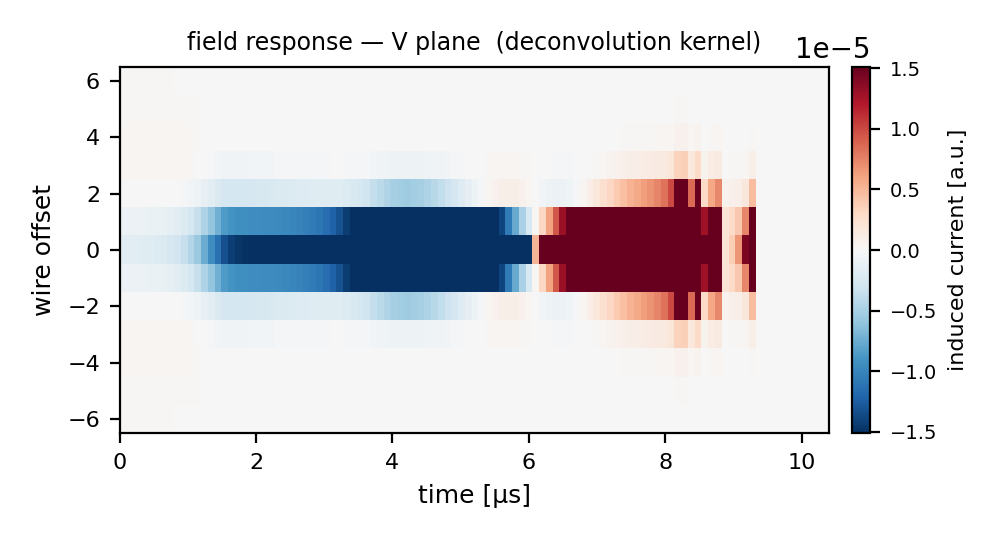
#> input picture pdhd/pics/nfsp_src/sp_decon_kernel_2d.png, 1000 x 540 px
$ python make_sp_chain_diagram.py
#> lines starting #> are read from the running program, lines starting #| are printed output that depends on the picture
### pdhd/pics/diagram_helpers.py
#!/usr/bin/env python3
"""Shared drawing helpers for the PDHD NF and SP algorithm diagrams.

16x9 "world" on a 19.2x10.8in figure => 1.2 in per world-unit on both axes,
so world units are physically square and placed inset images keep their aspect.
"""
import os
import numpy as np
from PIL import Image
import matplotlib
matplotlib.use("Agg")
import matplotlib.pyplot as plt
from matplotlib.patches import FancyBboxPatch, FancyArrowPatch, Circle

W, H = 16.0, 9.0
FIGIN = (19.2, 10.8)
INK = "#20242b"


class Canvas:
    def __init__(self):
        self.fig = plt.figure(figsize=FIGIN)
        self.fig.patch.set_facecolor("white")
        ov = self.fig.add_axes([0, 0, 1, 1])
        ov.set_xlim(0, W)
        ov.set_ylim(0, H)
        ov.axis("off")
        self.ov = ov

    # -- primitives --------------------------------------------------------
    # [20 lines left out: functions group_bg, box, not called in this run]

    def stack_box(self, cx, cy, w, h, lines, fc, ec, lw=2.0, gap=0.40):
        """Rounded box holding a vertical stack of individually-styled lines.

        lines: list of (text, fontsize, bold, color, italic).  Used for the
        I/O boxes so the physical name reads big and the WCT tag stays a small
        secondary line inside the same box.
        """
        self.ov.add_patch(FancyBboxPatch(
            (cx - w / 2, cy - h / 2), w, h,
            boxstyle="round,pad=0.02,rounding_size=0.14",
            linewidth=lw, edgecolor=ec, facecolor=fc, zorder=5))
        y = cy + (len(lines) - 1) / 2.0 * gap
        for txt, fs, bold, col, ital in lines:
            self.ov.text(cx, y, txt, ha="center", va="center", fontsize=fs,
                         fontweight="bold" if bold else "normal", color=col,
                         style="italic" if ital else "normal", zorder=6)
            y -= gap

    def algobox(self, cx, cy, w, h, title, bullets, fc, ec, tc=None,
                title_fs=12.5, bullet_fs=9.8, lw=2.0, dy=0.295):
        """Rounded box with a bold title band and bulleted sub-steps."""
        self.ov.add_patch(FancyBboxPatch(
            (cx - w / 2, cy - h / 2), w, h,
            boxstyle="round,pad=0.02,rounding_size=0.14",
            linewidth=lw, edgecolor=ec, facecolor=fc, zorder=5))
        self.ov.text(cx, cy + h / 2 - 0.27, title, ha="center", va="center",
                     fontsize=title_fs, fontweight="bold", color=tc or ec,
                     zorder=6)
        y = cy + h / 2 - 0.60
        for b in bullets:
            self.ov.text(cx - w / 2 + 0.22, y, b, ha="left", va="center",
                         fontsize=bullet_fs, color=INK, zorder=6)
            y -= dy

    def arrow(self, p0, p1, color, lw=2.6, ms=22, ls="-"):
        self.ov.add_patch(FancyArrowPatch(
            p0, p1, arrowstyle="-|>", mutation_scale=ms, linewidth=lw,
            color=color, linestyle=ls, shrinkA=2, shrinkB=2, zorder=4))

    def leader(self, p_from, p_to, color):
        self.ov.add_patch(FancyArrowPatch(
            p_from, p_to, arrowstyle="-", linewidth=1.4, color=color,
            alpha=0.85, linestyle=(0, (5, 3)), zorder=3))
        self.ov.add_patch(Circle(p_to, 0.055, color=color, zorder=6))

    def title(self, main, sub, my=8.60, sy=8.02, mfs=25, sfs=16.5):
        self.ov.text(W / 2, my, main, ha="center", va="center",
                     fontsize=mfs, fontweight="bold", color=INK)
        self.ov.text(W / 2, sy, sub, ha="center", va="center",
                     fontsize=sfs, color="#444")

    def footer(self, text):
        self.ov.text(W / 2, 0.30, text, ha="center", va="center",
                     fontsize=10.5, color="#8a8a8a")

    # -- image inset -------------------------------------------------------
    def place_image(self, path, cx, wd, yb, caption, target, color, box=None,
                    cap_fs=13.5):
        im = Image.open(path).convert("RGB")
        if box:
            w, h = im.size
            l, t, r, b = box
            im = im.crop((int(l * w), int(t * h), int(r * w), int(b * h)))
        iw, ih = im.size
        hd = wd * ih / iw
        ax = self.fig.add_axes([(cx - wd / 2) / W, yb / H, wd / W, hd / H])
        ax.imshow(np.asarray(im))
        ax.set_xticks([])
        ax.set_yticks([])
        for s in ax.spines.values():
            s.set_edgecolor(color)
            s.set_linewidth(1.8)
        self.ov.text(cx, yb - 0.20, caption, ha="center", va="top",
                     fontsize=cap_fs, color=color, fontweight="bold")
        if target is not None:
            self.leader((cx, yb + hd + 0.04), target, color)
        return hd

    def save(self, out_base):
        self.fig.savefig(out_base + ".png", dpi=200, facecolor="white")
        self.fig.savefig(out_base + ".pdf", facecolor="white")
        print("wrote", out_base + ".png / .pdf")

### pdhd/pics/make_sp_chain_diagram.py
#!/usr/bin/env python3
"""ProtoDUNE-HD Signal-Processing algorithm diagram — DNN-ROI chain (wide 16:9).

Draws the live production DNN-ROI signal-processing cascade
(wct-nf-sp-dnnroi.jsonnet / dnnroi_pp.jsonnet):

  raw{N} NF frame  (WCT tag raw{N} = the NF-cleaned ADC, i.e. "cooked")
   -> ① 2D deconvolution  (OmnibusSigProc: remove field+elec response, SP
        filters; also emits the ROI feature frames loose/tight LF, MP2/MP3)
   -> ② DNN-ROI           (DNNROIFinding + TorchService: a 6-channel CNN ROI
        finder; per-pixel score -> binary mask x decon_charge -> dnnsp)
   -> L1SPFilterPD        (per-ROI LASSO unipolar-induction correction, after DNN)
   -> SP frame (gauss{N}, wiener{N}) -> imaging

The DNN consumes the traditional SP ROI products as its input channels — it does
not delete the ROI finder, it makes the final ROI decision from those features.
MP2/MP3 protection is therefore ON in this chain.

Insets: 2D field-response kernel and a data raw->deconvolved waveform (both under
deconvolution), the real DNN-ROI event display (deconvolved charge -> CNN score),
and the L1SP bipolar/unipolar bases.

Output: pdhd/pics/pdhd_sp_chain.{png,pdf}
"""
import os
from diagram_helpers import Canvas

HERE = os.path.dirname(os.path.abspath(__file__))
SRC = os.path.join(HERE, "nfsp_src")

C_SP = "#1f4e9b"      # deconvolution
BG_SP = "#e8f0fb"
C_DNN = "#0f8a8a"     # DNN-ROI
BG_DNN = "#e2f3f3"
C_L1 = "#7a3fb0"      # L1SP correction
BG_L1 = "#f1eafa"
C_IN = "#3a3f47"      # input
BG_IN = "#eef1f5"
C_OUT = "#2e7d4f"     # charge output
BG_OUT = "#eaf5ee"
INK = "#20242b"


def main():
    c = Canvas()
    c.title("ProtoDUNE-HD Wire-Cell Signal Processing  ·  "
            "OmnibusSigProc → DNN-ROI → L1SP  (per APA)",
            r"$\mathrm{deconvolve}\ \frac{\mathrm{FFT}[\mathrm{raw}]\cdot "
            r"G_{\rm filter}(\omega)}{[\mathrm{FR}\ast E](\omega)}\ \rightarrow\ $"
            r"neural-network ROI $\rightarrow$ L1SP unipolar fit",
            mfs=21.5)

    ys = 6.20
    yb = 6.20
    # ---- input (NF output = SP input; same WCT tag as the NF slide) ------
    c.stack_box(1.30, ys, 2.00, 1.75, [
        ("NF-cleaned ADC", 14, True, C_IN, False),
        ("(input to SP)", 11.5, False, INK, False),
        ("WCT tag: raw{N}", 11, False, "#6b7178", True),
    ], BG_IN, C_IN, gap=0.42)

    # ---- ① 2D deconvolution --------------------------------------------
    c.algobox(4.05, yb, 3.45, 3.00,
              "① 2D deconvolution", [
                  "OmnibusSigProc:",
                  "• FFT(raw)  ÷  [FR ⊛ ColdElec](ω)",
                  "• × Wiener / Gaus & wire filter",
                  "• IFFT → decon charge + gauss",
                  "• + ROI feature frames",
                  "   (loose / tight LF, MP2 / MP3)",
              ], "white", C_SP, title_fs=14.5, bullet_fs=11, dy=0.42)

    # ---- ② DNN-ROI ------------------------------------------------------
    c.algobox(8.60, yb, 4.40, 3.00,
              "② DNN-ROI", [
                  "DNNROIFinding + TorchService:",
                  "• inputs: 6 SP channels (loose / tight",
                  "   LF, MP2 / MP3 ROI, decon_charge, gauss)",
                  "• CNN ROI finder — TorchScript .ts model",
                  "• per-pixel score → binary mask",
                  "• mask × decon_charge → dnnsp",
                  "• U+V via model · W = gauss · APA0: U only",
              ], BG_DNN, C_DNN, title_fs=15, bullet_fs=10.6, dy=0.375)

    # ---- L1SPFilterPD ---------------------------------------------------
    c.algobox(12.85, yb, 3.05, 3.00,
              "L1SPFilterPD", [
                  "after DNN-ROI, induction U/V:",
                  "• per-ROI LASSO fit —",
                  "   bipolar + unipolar bases",
                  "• adjacency expansion (≤3 hops)",
                  "• refine → gauss / wiener",
              ], BG_L1, C_L1, title_fs=14, bullet_fs=10.8, dy=0.46)

    # ---- output ---------------------------------------------------------
    c.stack_box(15.25, ys, 1.60, 1.65, [
        ("SP frame", 13.5, True, C_OUT, False),
        ("gauss / wiener", 11.5, False, INK, False),
        ("→ imaging", 11, False, C_OUT, True),
    ], BG_OUT, C_OUT, gap=0.44)

    # ---- spine arrows ----------------------------------------------------
    c.arrow((2.30, ys), (2.325, ys), C_IN)          # input -> ①
    c.arrow((5.775, yb), (6.375, yb), C_DNN)        # ① -> ②
    c.arrow((10.80, yb), (11.30, yb), C_L1)         # ② -> L1SP
    c.arrow((14.375, yb), (14.45, ys), C_OUT)       # L1SP -> output

    # ---- per-APA / plane note (MP is ON in the DNN chain) ----------------
    c.ov.text(8.0, 4.55,
              "W plane: standard SP gauss (no DNN).      APA0 specials: own "
              "field-response file · U↔V plane2layer swap · DNN-ROI on U only "
              "(V anomalous).", ha="center", va="center", fontsize=11.5,
              color="#8a8a8a", style="italic")

    # ---- insets (bottom row) --------------------------------------------
    # The regenerable insets (decon kernel, waveform) stay legible at smaller
    # width, so cede width to the two wide rasters — dnn_roi is a baked crop
    # whose internal text only grows with placement size, and l1sp is now a
    # fresh large-font panel.
    ybi = 1.35
    c.place_image(os.path.join(SRC, "sp_decon_kernel_2d.png"), 1.90, 2.95, ybi,
                  "field-response kernel (V)", (4.05, 4.86), C_SP, cap_fs=12)
    c.place_image(os.path.join(SRC, "sp_waveform.png"), 4.95, 2.95, ybi,
                  "raw ADC → deconvolved charge", (5.10, 4.86), C_OUT,
                  cap_fs=12)
#> call 2 of place_image, with path = 'pdhd/pics/nfsp_src/sp_waveform.png', cx = 4.95, wd = 2.95, yb = 1.35, caption = 'raw ADC → deconvolved charge', target = (5.1, 4.86), color = '#2e7d4f', cap_fs = 12
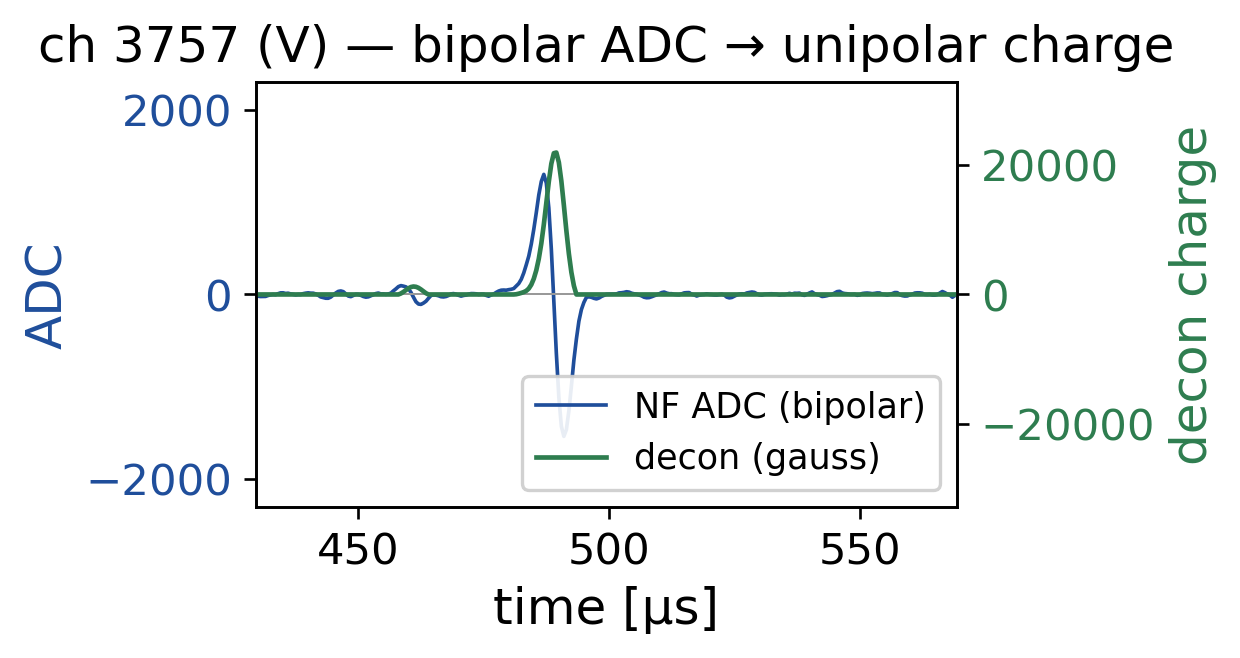
#> input picture pdhd/pics/nfsp_src/sp_waveform.png, 1240 x 658 px
    # crop the clipped partial-title strips (top/bottom) off the dnn_roi raster
    c.place_image(os.path.join(SRC, "dnn_roi.png"), 9.20, 5.20, ybi,
                  "DNN-ROI: charge → CNN score", (8.60, 4.86), C_DNN,
                  box=(0.0, 0.035, 1.0, 0.94), cap_fs=12)
#> call 3 of place_image, with path = 'pdhd/pics/nfsp_src/dnn_roi.png', cx = 9.2, wd = 5.2, yb = 1.35, caption = 'DNN-ROI: charge → CNN score', target = (8.6, 4.86), color = '#0f8a8a', box = (0, 0.035, 1, 0.94)
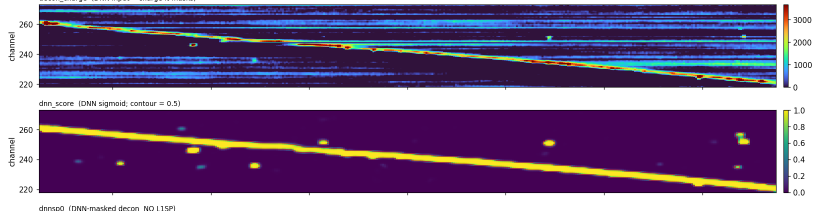
#> input picture pdhd/pics/nfsp_src/dnn_roi.png, 1650 x 421 px (shown at 1/2 size)
#> in place_image, im is the input picture: PIL image 1650x421 RGB; mean R, G, B 121.4, 100.1, 138.9
#> in place_image (call 3), `im = im.crop((int(l * w), int(t * h), int(r * w), int(b * h)))`:
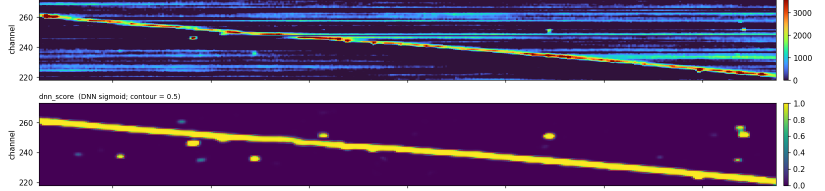
#> im: PIL image 1650x381 RGB (shown at 1/2 size); mean R, G, B 110.2, 86.6, 128.9
    c.place_image(os.path.join(SRC, "l1sp_kernel.png"), 13.90, 4.10, ybi,
                  "L1SP response bases", (12.85, 4.86), C_L1, cap_fs=12)
#> call 4 of place_image, with path = 'pdhd/pics/nfsp_src/l1sp_kernel.png', cx = 13.9, wd = 4.1, yb = 1.35, caption = 'L1SP response bases', target = (12.85, 4.86), color = '#7a3fb0', cap_fs = 12
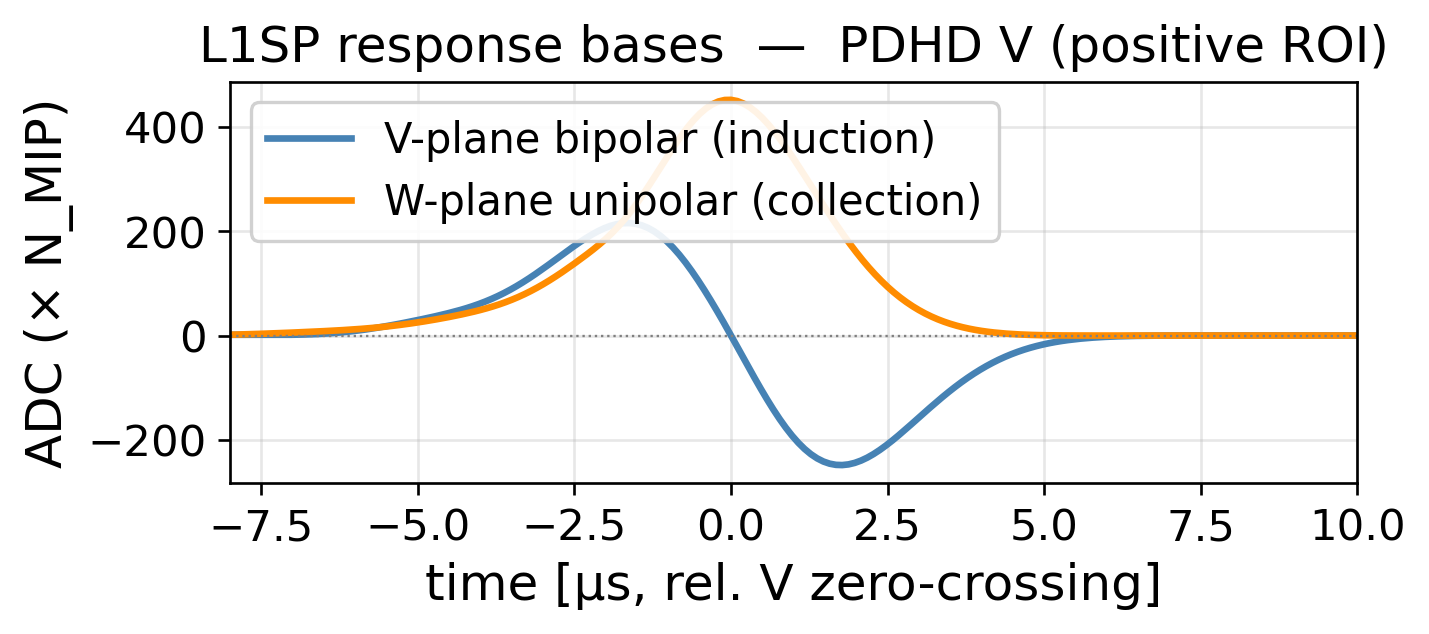
#> input picture pdhd/pics/nfsp_src/l1sp_kernel.png, 1429 x 634 px

    c.footer("Wire-Cell Toolkit  ·  cfg/pgrapher/experiment/pdhd/{sp,sp-filters,"
             "dnnroi_pp}.jsonnet + wct-nf-sp-dnnroi.jsonnet  ·  model "
             "wire-cell-data/dnnroi/pdhd/*.ts  ·  data insets: ProtoDUNE-HD run "
             "027409 evt 0 (APA1 V; DNN-ROI panel APA0 U)")
    c.save(os.path.join(HERE, "pdhd_sp_chain"))
#> in save, `self.fig.savefig(out_base + ".png", dpi=200, facecolor="white")`:
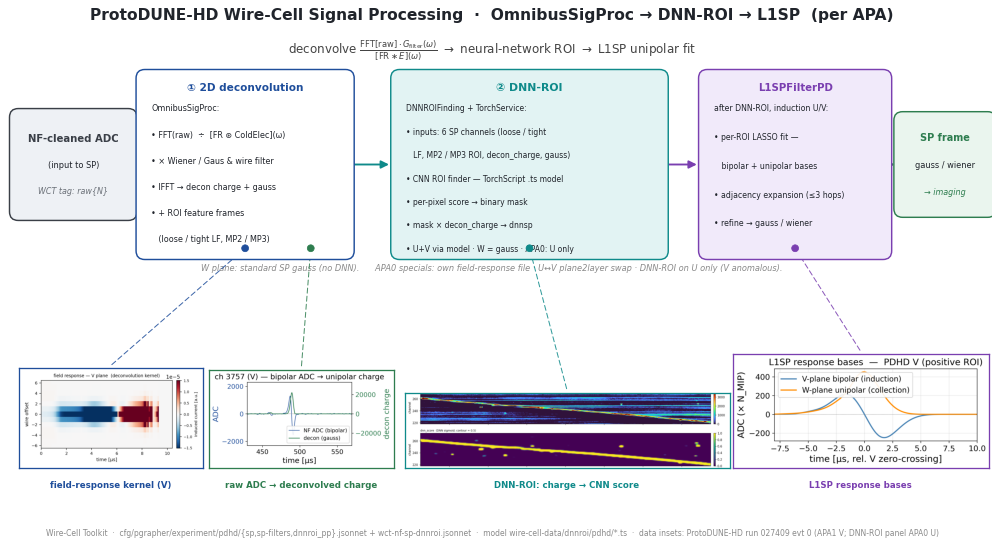
#> figure drawn by matplotlib, 5 panels


if __name__ == "__main__":
    main()
